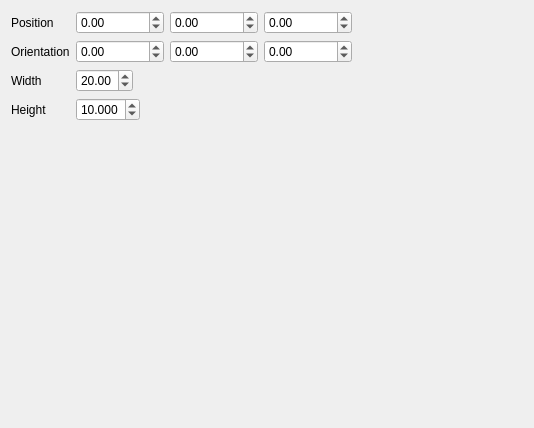
<?xml version="1.0" encoding="UTF-8"?>
<ui version="4.0">
 <class>Dialog</class>
 <widget class="QDialog" name="Dialog">
  <property name="geometry">
   <rect>
    <x>0</x>
    <y>0</y>
    <width>534</width>
    <height>428</height>
   </rect>
  </property>
  <property name="windowTitle">
   <string>Spherical Lens</string>
  </property>
  <layout class="QVBoxLayout" name="verticalLayout">
   <item>
    <layout class="QFormLayout" name="formLayout">
     <property name="sizeConstraint">
      <enum>QLayout::SetMaximumSize</enum>
     </property>
     <property name="fieldGrowthPolicy">
      <enum>QFormLayout::ExpandingFieldsGrow</enum>
     </property>
     <item row="0" column="0">
      <widget class="QLabel" name="label_10">
       <property name="text">
        <string>Position</string>
       </property>
      </widget>
     </item>
     <item row="0" column="1">
      <layout class="QHBoxLayout" name="horizontalLayout_3">
       <item>
        <widget class="QDoubleSpinBox" name="Xpos">
         <property name="minimum">
          <double>-1000000.000000000000000</double>
         </property>
         <property name="maximum">
          <double>1000000.000000000000000</double>
         </property>
        </widget>
       </item>
       <item>
        <widget class="QDoubleSpinBox" name="Ypos">
         <property name="minimum">
          <double>-1000000.000000000000000</double>
         </property>
         <property name="maximum">
          <double>1000000.000000000000000</double>
         </property>
        </widget>
       </item>
       <item>
        <widget class="QDoubleSpinBox" name="Zpos">
         <property name="minimum">
          <double>-1000000.000000000000000</double>
         </property>
         <property name="maximum">
          <double>1000000.000000000000000</double>
         </property>
        </widget>
       </item>
      </layout>
     </item>
     <item row="1" column="0">
      <widget class="QLabel" name="label_7">
       <property name="text">
        <string>Orientation</string>
       </property>
      </widget>
     </item>
     <item row="1" column="1">
      <layout class="QHBoxLayout" name="horizontalLayout">
       <item>
        <widget class="QDoubleSpinBox" name="Xrot">
         <property name="minimum">
          <double>-1000000.000000000000000</double>
         </property>
         <property name="maximum">
          <double>1000000.000000000000000</double>
         </property>
        </widget>
       </item>
       <item>
        <widget class="QDoubleSpinBox" name="Yrot">
         <property name="minimum">
          <double>-1000000.000000000000000</double>
         </property>
         <property name="maximum">
          <double>1000000.000000000000000</double>
         </property>
         <property name="value">
          <double>0.000000000000000</double>
         </property>
        </widget>
       </item>
       <item>
        <widget class="QDoubleSpinBox" name="Zrot">
         <property name="minimum">
          <double>-1000000.000000000000000</double>
         </property>
         <property name="maximum">
          <double>1000000.000000000000000</double>
         </property>
        </widget>
       </item>
      </layout>
     </item>
     <item row="2" column="0">
      <widget class="QLabel" name="label_2">
       <property name="text">
        <string>Width</string>
       </property>
      </widget>
     </item>
     <item row="2" column="1">
      <widget class="QDoubleSpinBox" name="Width">
       <property name="value">
        <double>20.000000000000000</double>
       </property>
      </widget>
     </item>
     <item row="3" column="0">
      <widget class="QLabel" name="label">
       <property name="text">
        <string>Height</string>
       </property>
      </widget>
     </item>
     <item row="3" column="1">
      <widget class="QDoubleSpinBox" name="Height">
       <property name="decimals">
        <number>3</number>
       </property>
       <property name="value">
        <double>10.000000000000000</double>
       </property>
      </widget>
     </item>
    </layout>
   </item>
  </layout>
 </widget>
 <resources/>
 <connections/>
</ui>
